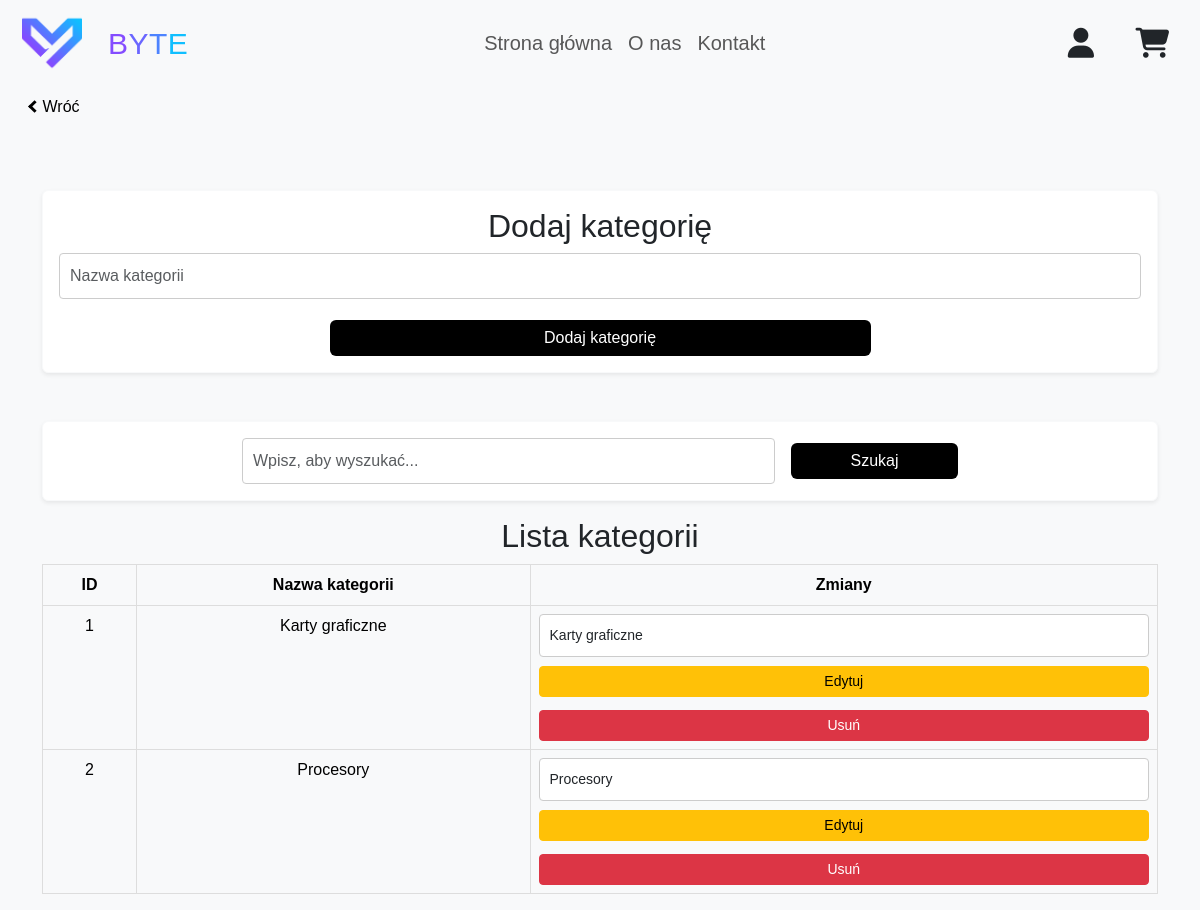
The page /projekt/zarzadzaj_kategoriami.php (signed in) on the database its author committed.
### tables this page shows
CREATE TABLE `kategorie` (
  `id_kategorii` int NOT NULL,
  `nazwa_kategorii` varchar(100) NOT NULL
);

### projekt/zarzadzaj_kategoriami.php (the view, shortened to what this page needs)
<?php
require_once 'database.php';
$query_szukaj="SELECT id_kategorii, nazwa_kategorii FROM kategorie";
$query=$conn->prepare($query_szukaj);
$query->execute();
$categories = $query->get_result();
?>
<!DOCTYPE html>
<html lang="pl">
<head>
    <link rel="stylesheet" href="style.css">
</head>
<body class="bg-light text-dark">
    <nav class="navbar navbar-expand-lg navbar-light bg-light navbar-elements-font">
        <div class="container-fluid">
            <a class="navbar-brand">
                <img src="./css/img/Tech.png" width="30" height="30" class="d-inline-block align-top brand-logo-sizing"
                    alt="Jurzyk">
                <a class="navbar-brand navbar-custom-font"><span class="logop1">B</span><span
                        class="logop2">Y</span><span class="logop3">T</span><span class="logop4">E</span></a>
                <div class="collapse navbar-collapse justify-content-center" id="navbarNavDropdown">
                    <ul class="navbar-nav">
                        <li class="nav-item active">
                            <a class="nav-link" href="./index.php">Strona główna </a>
                        </li>
                        <li class="nav-item">
                            <a class="nav-link" href="./about.php">O nas</a>
                        </li>
                        <li class="nav-item">
                            <a class="nav-link" href="./kontakt.php">Kontakt</a>
                        </li>
                    </ul>
                </div>
                <div class="d-flex align-items-center">
                    <a class="nav-link" href="login.php">
                        <i class="fa-solid fa-user fa-xl fa-fw navicon"></i>
                    </a>
                    <a class="nav-link" href="#">
                        <i class="fa-solid fa-cart-shopping fa-xl fa-fw navicon"></i>
                    </a>
                </div>
        </div>
    </nav>
    <br>
    <br>
    <br>
    <div class="containerArrow">
        <a class="strzalka" href="panel.php"><i class="arrow right"></i>Wróć</a>
    </div>
    <div class="container mt-5">
        <div class="card bg-white mb-5 text-dark text-center border-light shadow-sm">
            <div class="card-body">
                <h2 class="card-title">Dodaj kategorię</h2>
                <form method="POST" class="row g-3">
                    <div class="col-md-12">
                        <input type="text" name="nazwa_kategorii" class="form-control" placeholder="Nazwa kategorii" pattern="[A-Za-zĄąĆćĘęŁłŃńÓóŚśŹźŻż\s]+" required>
                    </div>
                    <div class="col-12 text-center">
                        <button type="submit" name="add_category" class="btn btn-primary w-50 buy">Dodaj
                            kategorię</button>
                    </div>
                </form>
            </div>
        </div>
        <div class="card bg-white mb-3 text-dark text-center border-light shadow-sm">
    <div class="card-body">
        <form method="GET" class="row g-3 justify-content-center">
            <div class="col-md-6">
                <input type="text" name="szukaj" class="form-control" placeholder="Wpisz, aby wyszukać..." value="<?php echo htmlspecialchars($_GET['szukaj'] ?? ''); ?>">
            </div>
            <div class="col-md-2">
                <button type="submit" class="btn btn-primary w-100 buy">Szukaj</button>
            </div>
        </form>
    </div>
</div>
        <h2 class="text-center">Lista kategorii</h2>
        <table class="table table-light table-hover border">
            <thead class="thead-light">
                <tr>
                    <th>ID</th>
                    <th>Nazwa kategorii</th>
                    <th>Zmiany</th>
                </tr>
            </thead>
            <tbody>
                <?php while ($category = $categories->fetch_assoc()): ?>
                    <tr>
                        <td><?php echo htmlspecialchars($category['id_kategorii']); ?></td>
                        <td><?php echo htmlspecialchars($category['nazwa_kategorii']); ?></td>
                        <td>
                            <form method="POST" class="d-inline">
                                <input type="text" name="nazwa_kategorii" placeholder="Nazwa kategorii"
                                    value="<?php echo htmlspecialchars($category['nazwa_kategorii']); ?>"
                                    class="form-control form-control-sm mb-1" pattern="[A-Za-zĄąĆćĘęŁłŃńÓóŚśŹźŻż\s]+" required>
                                <button type="submit" name="edit_category"
                                    class="btn btn-warning btn-sm w-100 mb-2">Edytuj</button>
                            </form>
                            <form method="POST" class="d-inline" onsubmit="return confirm('Czy na pewno chcesz usunąć tą kategorię?');">
                                <button type="submit" name="delete_category"
                                    class="btn btn-danger btn-sm w-100">Usuń</button>
                            </form>
                        </td>
                    </tr>
                <?php endwhile; ?>
            </tbody>
        </table>
    </div>
</body>
</html>

### projekt/zarzadzaj_kategoriami.php (style rules this page uses)
body { background-color: #f8f9fa; font-family: 'Arial', sans-serif; }
.container { max-width: 95%; margin: 0 auto; }
table { width: 100%; border-collapse: collapse; }
table th, table td { text-align: center; padding: 10px; border: 1px solid #ddd; }
table th { background-color: #f4f4f4; font-weight: bold; }
.btn { margin-top: 5px; }

### rows shown on the page
kategorie: id_kategorii "1", nazwa_kategorii "Karty graficzne"
kategorie: id_kategorii "2", nazwa_kategorii "Procesory"
